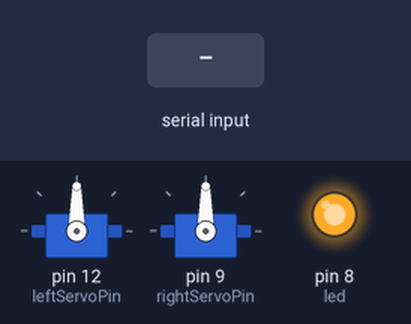
A sketch run on a simulated Arduino Uno, built with avr-gcc and run on an emulated ATmega328P. On the bench: 2 × servo, output pins drawn as LEDs (lit = HIGH). The test bench sets the inputs (shaded band).

Above: at 1.2 s.
1.3 s: "0" received over the second serial link
At 2.5 s:
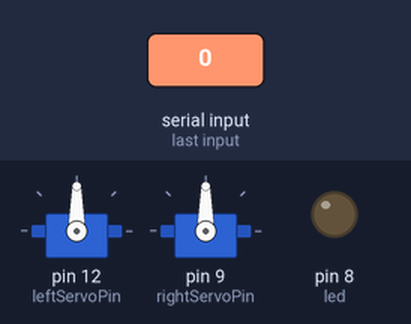
2.8 s: "1" received over the second serial link
At 4.1 s:
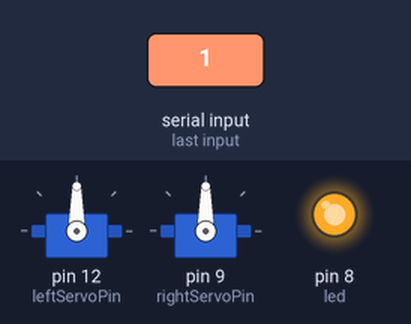
Timing chart, 0 to 5.8 s (numbered marks = the images above; inputs shaded):
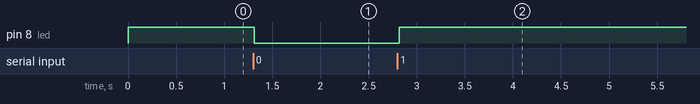

Measured:
- after the input at 1.3 s, pin 8 (led): HIGH → LOW at once
- after the input at 2.8 s, pin 8 (led): LOW → HIGH at once

The sketch:

Code.ino
```cpp
#include <SoftwareSerial.h>    //preprocesor commands
#include <Servo.h>
#define PI 3.1415926535897932384626433832795

                      //initialising robot  related variables
int wheelbase = 12;  //metaksonio
int completeTrajectoryTime = 0; //xrisimopoiw tin metavliti gia na ipoloisw to telos tis troxias
float radsPerSec = 0.39; //xrisimopoiw tin metavliti gia na ipoloisw to telos tis troxias 2XPI/radsPerSec

int state = 0;    //initialise bluetooth variables
int txPin = 11;
int rxPin = 10;
SoftwareSerial bluetoothInput(rxPin, txPin);   //constructor

int leftServoPin = 12;  //initialise servo variables
int rightServoPin = 9;
Servo leftServo;
Servo rightServo;

int led = 8;      //initialise led pins

void setup() {
  bluetoothInput.begin(9600);     //setting bluetooth software serial
  leftServo.attach(leftServoPin);   //setting servo pins
  rightServo.attach(rightServoPin);

  pinMode(led, OUTPUT);   //setting led ouput pin
}


void loop() {

  digitalWrite(led,HIGH);
  if(bluetoothInput.available() > 0){
    state = bluetoothInput.read();
    }
        if (state == '0'){    //emergency stop,turn off led as a signal
          Stop();
          digitalWrite(led,LOW);
        }
        if ((state >= '1') && (state <= '150')) { //start the circle
          digitalWrite(led,HIGH);
          doCircle(state);
        }
        else{
          bluetoothInput.write("Wrong number,  try again!");
        }
}


void doCircle(int x){
  int lspeed = 0;
  int rspeed = 140;
  unsigned int timenow = millis();

  completeTrajectoryTime = (((2 * PI)/radsPerSec)* 1000);  //Ypologismos tou telous tis troxias, pollaplasiazw me to 1000 gia na xrisimopoihsw tin milis()
  lspeed = ((((1+wheelbase)/2*x)/((1+wheelbase))/2*x)*rspeed);  //ipologismos taxititas

  while (millis() - timenow > completeTrajectoryTime) {
    leftServo.write(lspeed);
    rightServo.write(rspeed);
  }
}

void Stop(){            //stop servos
  leftServo.write(90);
  rightServo.write(90);
}
```
